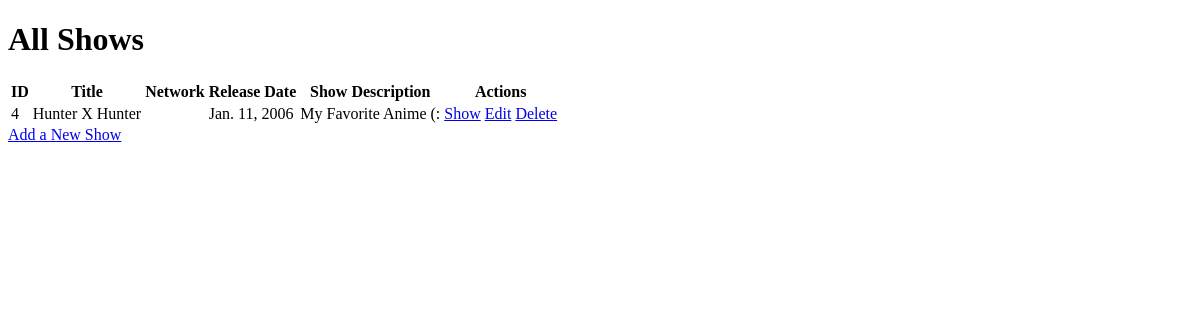
Before: / with the older database file.
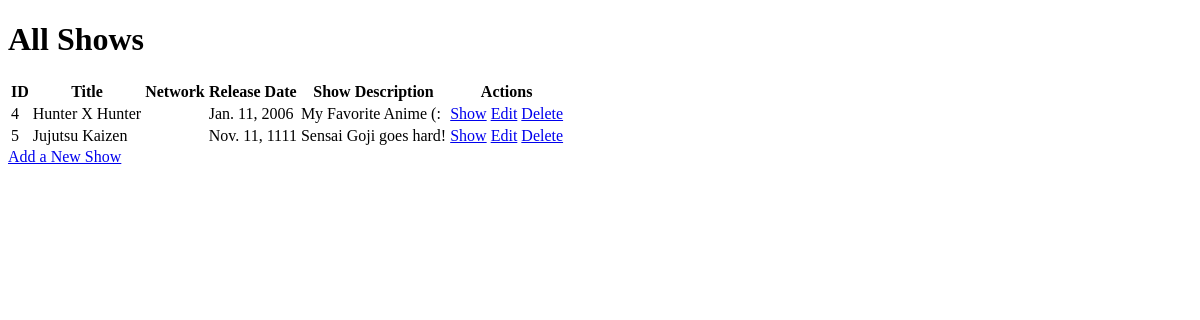
After: the same page with the newer database file.
### tv_show_app/models.py (models this page shows, shortened)
class Shows(models.Model):
    title = models.CharField(max_length=100)
    network = models.CharField(max_length=50)
    release_date = models.DateField()
    description = models.TextField()
    created_at = models.DateTimeField(auto_now_add=True)
    updated_at = models.DateTimeField(auto_now=True)
    objects = ShowsManager()

### tv_show_app/views.py (the view)
def index(request):
    context = {
        'shows': Shows.objects.all()
    }
    return render(request, 'all_shows.html', context)

### tv_show_app/templates/all_shows.html (shortened to what this page needs)
<!DOCTYPE html>
<html lang="en">
<head>
</head>
<body>
    <h1>All Shows</h1>
    <table>
        <thead>
            <tr>
                <th>ID</th>
                <th>Title</th>
                <th>Network</th>
                <th>Release Date</th>
                <th>Show Description</th>
                <th>Actions</th>
            </tr>
        </thead>
        <tbody>
            {% for show in shows %}
            <tr>
                <td>{{show.id}}</td>
                <td>{{show.title}}</td>
                <td>{{shows.network}}</td>
                <td>{{show.release_date}}</td>
                <td>{{show.description}}</td>
             <td>
                 <a href="/shows/{{show.id}}">Show</a>
                 <a href="/shows/{{show.id}}/edit">Edit</a>
                 <a href="/shows/{{show.id}}/delete">Delete</a>
            </td>
        </tr>
        {% endfor %}
        </tbody>
    </table>
    <a href="shows/new">Add a New Show</a>
</body>
</html>

Changed rows visible on the page:
added Shows: id "5", title "Jujutsu Kaizen", release_date "Nov. 11, 1111", description "Sensai Goji goes hard!"
